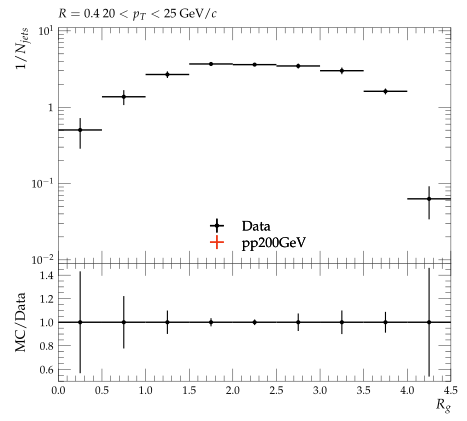

Source code (Python):
#! /usr/bin/env python3

# This Python script was auto-generated using YODA v2.1.0.
# Analysis object: /STAR_2020_I1783875/d10-x01-y01
# Timestamp: 07-10-2025 (18:42:21)

import matplotlib as mpl
import matplotlib.pyplot as plt
mpl.use('Agg') # comment out for interactive use
import os
import numpy as np
from numpy import nan, inf

plotDir = os.path.split(os.path.realpath(__file__))[0]
if 'YODA_USER_PLOT_PATH' in globals():
    plot_outdir = globals()['YODA_USER_PLOT_PATH']
else:
    plot_outdir = plotDir

#plot style
plt.style.use(os.path.join(plotDir, '../default.mplstyle'))
# plot metadata
figW, figH = plt.rcParams['figure.figsize']
ax_xLabel = r'$R_{g}$'
ax_yLabel = r'$1/N_{jets}$'
ax_title  = r'$R=0.4 ~ 20 < p_{T} < 25$ GeV/$c$'
ax_xScale = 'linear'
ax_yScale = 'log'
xLims = (0.0, 4.5)
yLims = (0.009000000000000001, 11.0)

# TeX-friendly labels for the legend
labels = {
    'legend' : ([ r"Data", r"pp200GeV" ], r""),
}

# Adjust canvas width and height
canvasW = 10.0
canvasH = 9.0
figW *= canvasW/10.
figH *= canvasH/9.

# Create figure and axis objects
fig, (ax, ratio0_ax) = plt.subplots(2, 1, sharex=True,
                  figsize=(figW,figH), gridspec_kw={'height_ratios': (6.0, 3.0)})

# Set figure margins
plt.subplots_adjust(
    left   = 1.0 * plt.rcParams['figure.subplot.left'],
    right  = 1.0 * plt.rcParams['figure.subplot.right'],
    top    = 1.0 * plt.rcParams['figure.subplot.top'],
    bottom = 1.0 * plt.rcParams['figure.subplot.bottom'])

ratio0_ax.yaxis.set_major_locator(mpl.ticker.MultipleLocator(0.2))
ratio0_ax.set_ylim(0.5, 1.4999)
ratio0_ax.set_ylabel('MC/Data')

# the numerical data is stored in a separate file
dataf = dict()
prefix = os.path.split(__file__)[0]
if prefix:    prefix = prefix + '/'
exec(open(prefix+'d10-x01-y01__data.py').read(), dataf)


legend_handles = dict() # keep track of handles for the legend

# style options for curves
# starts at zorder>=5 to draw curve on top of legend
styles = {
  'Data': {
    'color' : 'black',
    'linestyle' : '-',
    'linewidth' : 1,
    'marker' : 'o',
    'markersize' : 2,
    'capsize' : 0.0,
    'zorder' : 5,
    'histstyle' : 0,
    'drawstyle' : 'steps-pre',
    'xerrorbars' : 1,
    'yerrorbars' : 1,
    'fillcolor' : None,
    'fillopacity' : 1.0,
    'ratio0_linestyle' : '-',
    'ratio0_linewidth' : 1,
    'ratio0_marker' : 'o',
    'ratio0_markersize' : 2,
    'ratio0_capsize' : 0.0,
    'ratio0_zorder' : 5,
    'ratio0_histstyle' : 0,
    'ratio0_drawstyle' : 'steps-pre',
    'ratio0_xerrorbars' : 1,
    'ratio0_yerrorbars' : 1,
  },
  'pp200GeV.yoda': {
    'color' : '#EE3311',
    'linestyle' : '-',
    'linewidth' : 1,
    'marker' : 'none',
    'markersize' : 2,
    'capsize' : 0.0,
    'zorder' : 6,
    'histstyle' : 1,
    'drawstyle' : 'steps-pre',
    'xerrorbars' : 1,
    'yerrorbars' : 1,
    'fillcolor' : None,
    'fillopacity' : 1.0,
    'ratio0_linestyle' : '-',
    'ratio0_linewidth' : 1,
    'ratio0_marker' : 'none',
    'ratio0_markersize' : 2,
    'ratio0_capsize' : 0.0,
    'ratio0_zorder' : 6,
    'ratio0_histstyle' : 1,
    'ratio0_drawstyle' : 'steps-pre',
    'ratio0_xerrorbars' : 1,
    'ratio0_yerrorbars' : 1,
  },
}

# curve from input yoda files in main panel
for label, yvals in dataf['yvals'].items():
    if all(np.isnan(v) for v in dataf['yvals'][label]):
        continue
    tmp = None
    if styles[label]['histstyle']: # draw as histogram
        xpos = dataf['xedges'][label] if styles[label]['drawstyle'] else dataf['xpoints'][label]
        ypos = np.insert(yvals, 0, yvals[0]) if styles[label]['drawstyle'] else yvals
        if styles[label]['fillcolor']: # fill area below curve
            ax.fill_between(xpos, ypos, step='pre',
                            color=styles[label]['fillcolor'],
                            alpha=styles[label]['fillopacity'])
        tmp, = ax.plot(xpos, ypos,
                       color=styles[label]['color'],
                       linestyle=styles[label]['linestyle'],
                       linewidth=styles[label]['linewidth'],
                       drawstyle=styles[label]['drawstyle'], solid_joinstyle='miter',
                       zorder=styles[label]['zorder'], label=label)
    tmp = ax.errorbar(dataf['xpoints'][label], yvals,
                      xerr=np.array(dataf['xerrs'][label])*styles[label]['xerrorbars'],
                      yerr=np.array(dataf['yerrs'][label])*styles[label]['yerrorbars'],
                      fmt=styles[label]['marker'], capsize=styles[label]['capsize'],
                      markersize=styles[label]['markersize'],
                      ecolor=styles[label]['color'],
                      color=styles[label]['color'], zorder=styles[label]['zorder'])
    tmp[-1][0].set_linestyle(styles[label]['linestyle'])
    tmp[-1][0].set_linewidth(styles[label]['linewidth'])
    if label in dataf['add_legend_handle']:  legend_handles[label] = tmp
    for varLabel in dataf['variation_yvals'].keys():
        if varLabel.startswith(label):
            tmp, = ax.plot(dataf['xedges'][label], dataf['variation_yvals'][varLabel],
                           color=styles[label]['color'],
                           linestyle=styles[label]['linestyle'],
                           linewidth=styles[label]['linewidth'],
                           drawstyle='steps-pre', solid_joinstyle='miter',
                           zorder=styles[label]['zorder'], alpha=0.5)


# plots on ratio panel
# curve from input yoda files in ratio panel
for label, yvals in dataf['ratio0_yvals'].items():
    if all(np.isnan(v) for v in yvals):
        continue
    if styles[label]['ratio0_histstyle']: # plot as histogram
        xpos = dataf['xedges']['Data'] if styles[label]['ratio0_drawstyle'] else dataf['xpoints']['Data']
        ypos = np.insert(yvals, 0, yvals[0]) if styles[label]['ratio0_drawstyle'] else yvals
        ratio0_ax.plot(xpos, ypos,
                       color=styles[label]['color'],
                       linewidth=styles[label]['linewidth'],
                       linestyle=styles[label]['ratio0_linestyle'],
                       drawstyle=styles[label]['ratio0_drawstyle'], zorder=styles[label]['zorder'],
                       solid_joinstyle='miter')
    tmp = ratio0_ax.errorbar(dataf['xpoints']['Data'], yvals,
                             xerr=np.array(dataf['ref_xerrs'])*styles[label]['ratio0_xerrorbars'],
                             yerr=np.array(dataf['ratio0_yerrs'][label])*styles[label]['ratio0_yerrorbars'],
                             fmt=styles[label]['ratio0_marker'], capsize=styles[label]['ratio0_capsize'],
                             markersize=styles[label]['ratio0_markersize'],
                             ecolor=styles[label]['color'],
                             color=styles[label]['color'])
    tmp[-1][0].set_linestyle(styles[label]['ratio0_linestyle'])
    tmp[-1][0].set_linewidth(styles[label]['ratio0_linewidth'])

    for varlabel in dataf['ratio0_variation_vals'].keys():
        if varlabel.startswith(label):
            ratio0_ax.plot(dataf['xedges']['Data'],
                            dataf['ratio0_variation_vals'][varlabel],
                            color=styles[label]['color'],
                            linestyle=styles[label]['linestyle'],
                            linewidth=styles[label]['linewidth'],
                            drawstyle='steps-pre', solid_joinstyle='miter',
                            zorder=1, alpha=0.5)

legend_items = list(legend_handles.values())
ax.add_artist(ax.legend(legend_items,
                        labels['legend'][0],
                        title=labels['legend'][1],
                        alignment='left',
                        loc='lower center',
                        bbox_to_anchor=(0.5, 0.0)))

# set plot metadata as defined above
ratio0_ax.set_xlabel(ax_xLabel)
ratio0_ax.xaxis.set_label_coords(1., -0.15)
ax.set_ylabel(ax_yLabel, ha='right', va='top')
ax.yaxis.set_label_coords(-0.11, 1.0)
ax.set_title(ax_title, loc='left')
ax.set_xscale(ax_xScale)
ax.set_yscale(ax_yScale)
ax.set_xlim(xLims)
ax.set_ylim(yLims)

# tick formatting
plt.rcParams['xtick.top'] = True
plt.rcParams['ytick.right'] = True
ax.yaxis.set_major_locator(mpl.ticker.LogLocator(base=10.0, numticks=np.inf))
ax.yaxis.set_minor_locator(mpl.ticker.LogLocator(
                           base=10.0, subs=np.arange(0.1, 1, 0.1), numticks=np.inf))
fig.align_ylabels((ax, ratio0_ax))
plt.savefig(os.path.join(plot_outdir, 'd10-x01-y01.pdf'), format='PDF')
plt.savefig(os.path.join(plot_outdir, 'd10-x01-y01.png'), format='PNG')

plt.close(fig)
